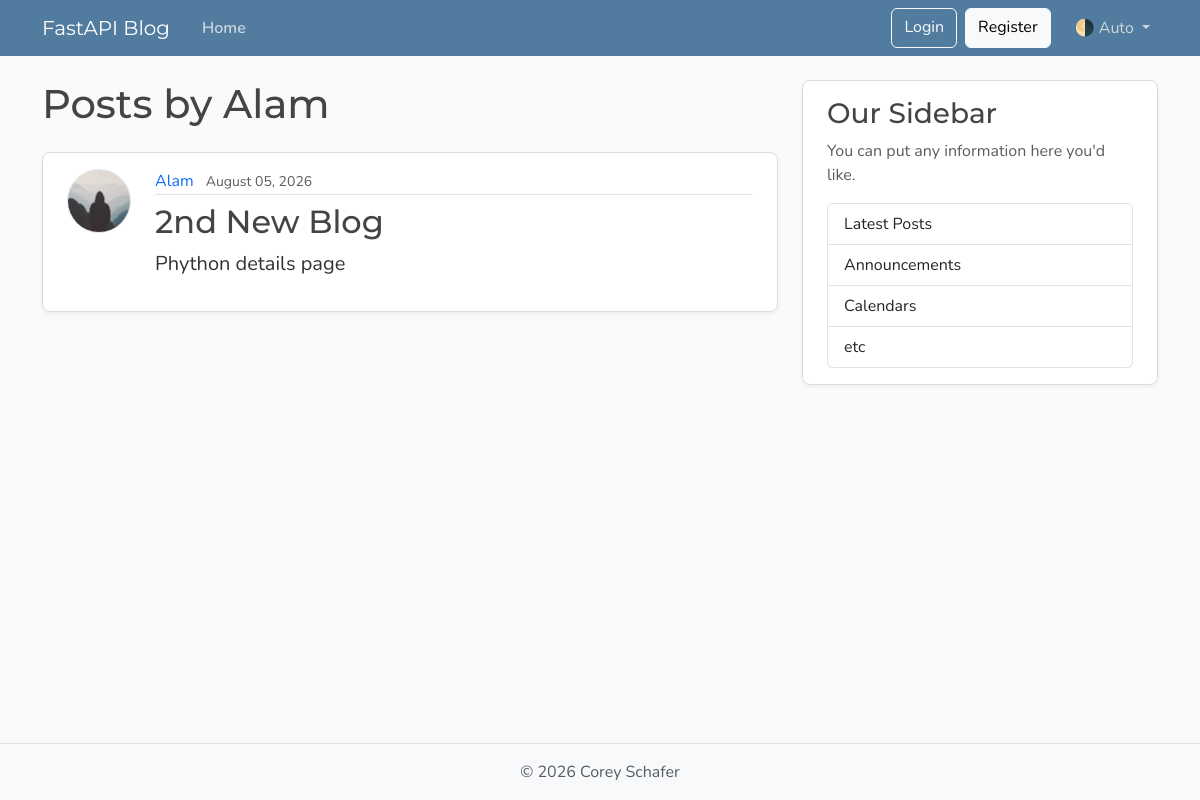
Before: /users/1/posts with the older database file.
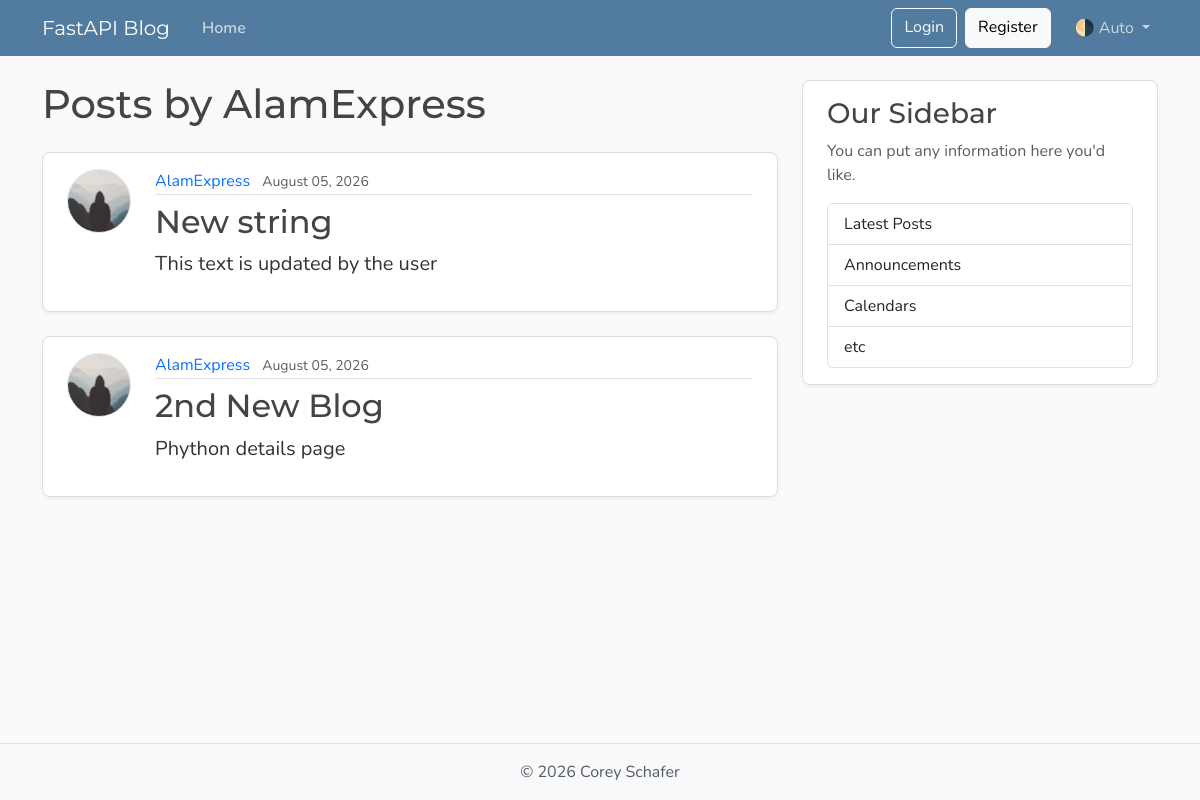
After: the same page with the newer database file.
### database/models.py (models this page shows, shortened)
class User(Base):
    __tablename__ = "users"
    id: Mapped[int] = mapped_column(Integer, primary_key=True, index=True)
    username: Mapped[str] = mapped_column(String(50), unique=True, nullable=False)
    email: Mapped[str] = mapped_column(String(120), unique=True, nullable=False)
    image_file: Mapped[str | None] = mapped_column(
        String(200),
        nullable=True,
        default=None,
    )
    posts: Mapped[list[Post]] = relationship(back_populates="author", cascade="all, delete-orphan")

class Post(Base):
    __tablename__ = "posts"
    id: Mapped[int] = mapped_column(Integer, primary_key=True, index=True)
    title: Mapped[str] = mapped_column(String(100), nullable=False)
    content: Mapped[str] = mapped_column(Text, nullable=False)
    user_id: Mapped[int] = mapped_column(
        ForeignKey("users.id"),
        nullable=False,
        index=True,
    )
    date_posted: Mapped[datetime] = mapped_column(
        DateTime(timezone=True),
        default=lambda: datetime.now(UTC),
    )
    author: Mapped[User] = relationship(back_populates="posts")

### main.py (the view)
@app.get("/users/{user_id}/posts", include_in_schema=False, name="users_posts")
def users_post_page(request: Request, user_id: int, db: Annotated[Session, Depends(get_db)]):
    result = db.execute(Select(models.User).where(models.User.id == user_id))
    user = result.scalar_one_or_none()
    if not user:
        raise HTTPException(
            status_code=status.HTTP_404_NOT_FOUND,
            detail="User not found"
        )
    result = db.execute(Select(models.Post).where(models.Post.user_id == user_id))
    posts = result.scalars().all()
    return templates.TemplateResponse(
        request,
        "user_posts.html",
        {"posts": posts, "user": user, "title": f"{user.username}'s Posts"}
    )

### templates/user_posts.html
{% extends "layout.html" %}
{% block content %}
  <h1 class="mb-4">Posts by {{ user.username }}</h1>
  {% for post in posts %}
    <article class="content-section py-3 px-4 mb-4">
      <div class="d-flex align-items-start gap-4">
        <img class="rounded-circle article-img flex-shrink-0"
             src="{{ post.author.image_path }}"
             alt="{{ post.author.username }}'s profile picture"
             width="64"
             height="64"
             loading="lazy">
        <div class="flex-grow-1">
          <div class="article-metadata mb-2">
            <a class="me-2"
               href="{{ url_for('users_posts', user_id=post.author.id) }}">{{ post.author.username }}</a>
            <small class="text-body-secondary">{{ post.date_posted.strftime("%B %d, %Y") }}</small>
          </div>
          <h2>
            <a class="article-title"
               href="{{ url_for('post_detail', post_id=post.id) }}">{{ post.title }}</a>
          </h2>
          <p class="article-content">{{ post.content }}</p>
        </div>
      </div>
    </article>
  {% else %}
    <p class="text-body-secondary">No posts by this user yet.</p>
  {% endfor %}
{% endblock content %}

### templates/layout.html (shortened to what this page needs)
<!DOCTYPE html>
<html lang="en">
  <head>
    <link href="https://cdn.jsdelivr.net/npm/bootstrap@5.3.8/dist/css/bootstrap.min.css"
          rel="stylesheet"
>
    <link rel="stylesheet" type="text/css" href="{{ url_for('static', path='css/main.css') }}">
  </head>
  <body class="d-flex flex-column min-vh-100">
    <header class="site-header">
      <nav class="navbar navbar-expand-md bg-steel fixed-top"
           data-bs-theme="dark">
        <div class="container">
          <a class="navbar-brand me-4" href="{{url_for('home')}}">FastAPI Blog</a>
          <div class="collapse navbar-collapse" id="navbarToggle">
            <div class="navbar-nav me-auto">
              <a class="nav-link active" aria-current="page" href="{{url_for('home')}}">Home</a>
            </div>
            <div class="navbar-nav">
              <a class="btn btn-outline-light mb-2 mb-md-0 me-md-2" href="#">Login</a>
              <a class="btn btn-light mb-2 mb-md-0 me-md-3" href="#">Register</a>
              <div class="nav-item dropdown">
                <a class="nav-link dropdown-toggle"
                   href="#"
                   role="button"
                   id="bd-theme"
                   data-bs-toggle="dropdown"
                   aria-expanded="false">
                  <span id="bd-theme-text">🌗 Auto</span>
                </a>
              </div>
            </div>
          </div>
        </div>
      </nav>
    </header>
    <main role="main" class="container">
      <div class="row">
        <div class="col-md-8">
          {% block content %}
          {% endblock content %}
        </div>
        <aside class="col-md-4">
          <div class="content-section py-3 px-4 mb-4">
            <h3>Our Sidebar</h3>
            <p class="text-body-secondary">You can put any information here you'd like.</p>
            <ul class="list-group">
              <li class="list-group-item">Latest Posts</li>
              <li class="list-group-item">Announcements</li>
              <li class="list-group-item">Calendars</li>
              <li class="list-group-item">etc</li>
            </ul>
          </div>
        </aside>
      </div>
    </main>
    <footer class="mt-auto py-3 bg-body-tertiary border-top">
      <div class="container text-center">
        <p class="text-body-secondary mb-0">
          © <span id="year"></span> Corey Schafer
        </p>
      </div>
    </footer>
  </body>
</html>

### static/css/main.css (style rules this page uses)
:root { --font-heading: "Montserrat", system-ui, -apple-system, BlinkMacSystemFont, sans-serif; --font-body: "Nunito", system-ui, -apple-system, BlinkMacSystemFont, sans-serif; --color-bg-body: #fafafa; --color-bg-content: #ffffff; --color-text-primary: #333333; --color-text-heading: #444444; --color-steel: #527c9f; --color-nav-link: #cbd5db; --color-nav-link-hover: #ffffff; --color-link-hover: #428bca; --color-border: #dddddd; --color-border-light: #e3e3e3; --spacing-xl: 5rem; --article-img-size: 4rem; --account-img-size: 7.813rem; }
body { font-family: var(--font-body); background: var(--color-bg-body); color: var(--color-text-primary); }
main { padding-top: var(--spacing-xl); }
h1, h2, h3, h4, h5, h6 { font-family: var(--font-heading); color: var(--color-text-heading); }
.navbar-brand { font-family: var(--font-heading); }
a { text-decoration: none; }
.bg-steel { background-color: var(--color-steel); }
.site-header .navbar-nav .nav-link { color: var(--color-nav-link); transition: color 0.2s ease-in-out; }
.site-header .navbar-nav .nav-link.active { font-weight: 600; }
.content-section { background: var(--color-bg-content); border: 1px solid var(--color-border); border-radius: 0.5rem; box-shadow: 0 2px 4px rgba(15, 23, 42, 0.05); transition: box-shadow 0.15s ease, transform 0.15s ease, border-color 0.15s ease; }
.article-title { color: var(--color-text-heading); transition: color 0.2s ease-in-out; }
.article-content { white-space: pre-line; font-size: 1.25rem; }
.article-img { height: var(--article-img-size); width: var(--article-img-size); flex-shrink: 0; object-fit: cover; border: 1px solid var(--color-border-light); box-shadow: 0 0 0 2px var(--color-bg-content); }
.article-metadata { padding-bottom: 0.063rem; border-bottom: 1px solid var(--color-border-light); }
.article-metadata a { transition: color 0.2s ease-in-out; }
[data-bs-theme="dark"] { --color-bg-body: #1a1a1a; --color-bg-content: #2d2d2d; --color-text-primary: #e0e0e0; --color-text-heading: #f0f0f0; --color-border: #404040; --color-border-light: #4a4a4a; }

Changed rows visible on the page:
changed User: username "Alam" → "AlamExpress"
now on this page (row edited): Post: author.username "AlamExpress", date_posted "August 05, 2026", title "New string", content "This text is updated by the user"
changed through a linked row, Post "2nd New Blog": author.username "Alam" → "AlamExpress"
